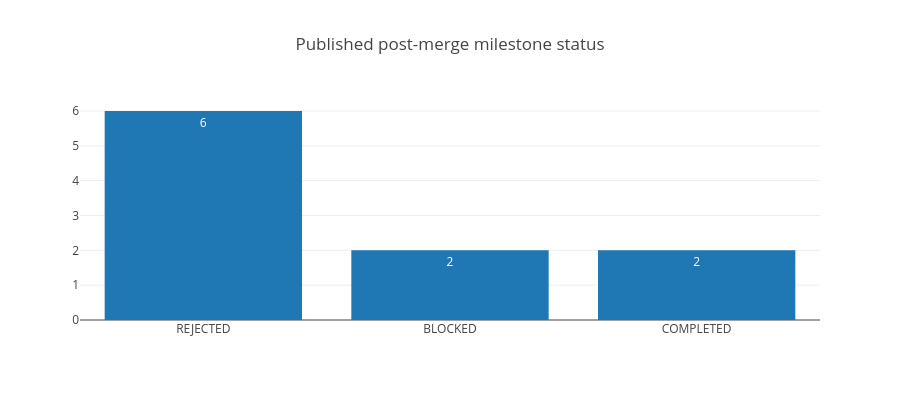

Source (notebook cell):
### Code cell
status = exp['status'].value_counts().rename_axis('status').reset_index(name='count')
fig = px.bar(status, x='status', y='count', text='count', title='Published post-merge milestone status')
fig.show()

### Figure 1 — Plotly figure (JSON) as saved in the notebook; plotly's stock layout.template omitted (floating-point values rounded to 4 significant figures)
{"data": [{"type": "bar", "x": ["REJECTED", "BLOCKED", "COMPLETED"], "y": [6, 2, 2], "text": ["6", "2", "2"], "textposition": "auto"}], "layout": {"height": 400, "title": {"text": "Published post-merge milestone status"}}}
